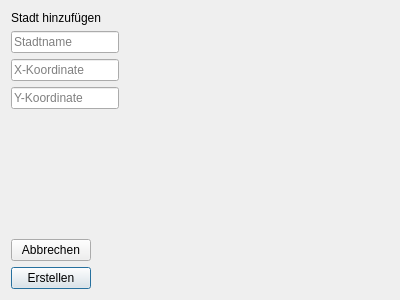
<?xml version="1.0" encoding="UTF-8"?>
<ui version="4.0">
 <class>AddCityDialog</class>
 <widget class="QDialog" name="AddCityDialog">
  <property name="geometry">
   <rect>
    <x>0</x>
    <y>0</y>
    <width>400</width>
    <height>300</height>
   </rect>
  </property>
  <property name="windowTitle">
   <string>Dialog</string>
  </property>
  <layout class="QFormLayout" name="formLayout">
   <item row="0" column="0">
    <widget class="QLabel" name="label_add_city">
     <property name="text">
      <string>Stadt hinzufügen</string>
     </property>
    </widget>
   </item>
   <item row="1" column="0">
    <widget class="QLineEdit" name="lineEdit_city_name">
     <property name="toolTip">
      <string>Name der Stadt</string>
     </property>
     <property name="placeholderText">
      <string>Stadtname</string>
     </property>
    </widget>
   </item>
   <item row="2" column="0">
    <widget class="QLineEdit" name="lineEdit_x_coord">
     <property name="toolTip">
      <string>X-Koordinate der Stadt</string>
     </property>
     <property name="placeholderText">
      <string>X-Koordinate</string>
     </property>
    </widget>
   </item>
   <item row="3" column="0">
    <widget class="QLineEdit" name="lineEdit_y_coord">
     <property name="toolTip">
      <string>Y-Koordinate der Stadt</string>
     </property>
     <property name="placeholderText">
      <string>Y-Koordinate</string>
     </property>
    </widget>
   </item>
   <item row="4" column="0">
    <spacer name="verticalSpacer">
     <property name="orientation">
      <enum>Qt::Vertical</enum>
     </property>
     <property name="sizeHint" stdset="0">
      <size>
       <width>20</width>
       <height>40</height>
      </size>
     </property>
    </spacer>
   </item>
   <item row="5" column="0">
    <widget class="QPushButton" name="pushButton_cancel">
     <property name="text">
      <string>Abbrechen</string>
     </property>
    </widget>
   </item>
   <item row="6" column="0">
    <widget class="QPushButton" name="pushButton_create">
     <property name="text">
      <string>Erstellen</string>
     </property>
     <property name="default">
      <bool>true</bool>
     </property>
    </widget>
   </item>
  </layout>
 </widget>
 <resources/>
 <connections/>
</ui>
